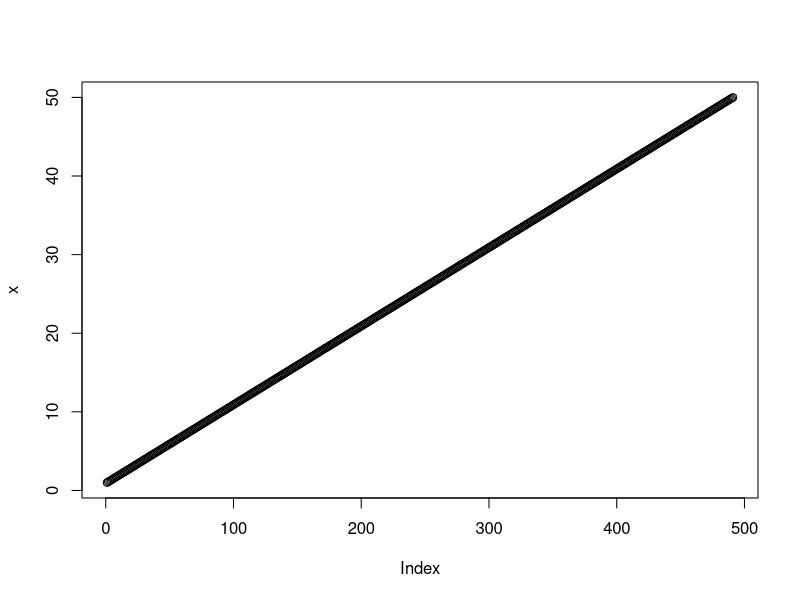
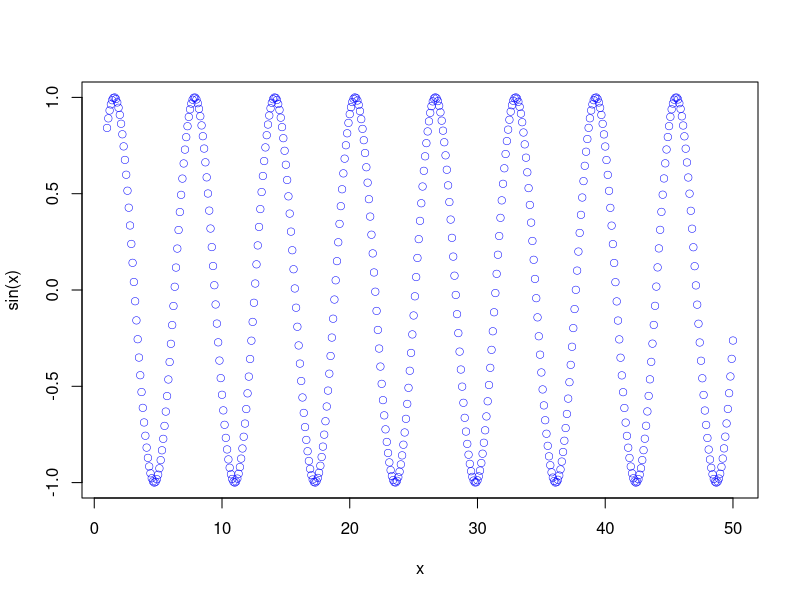
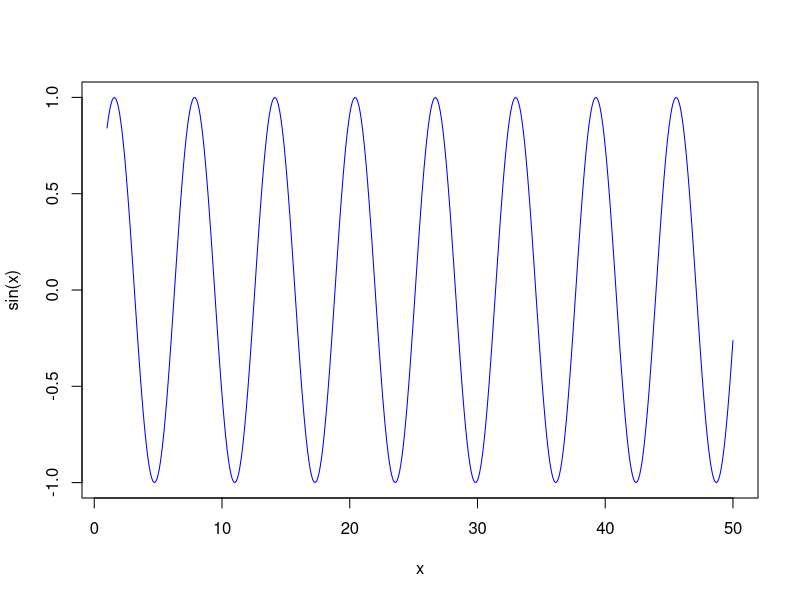
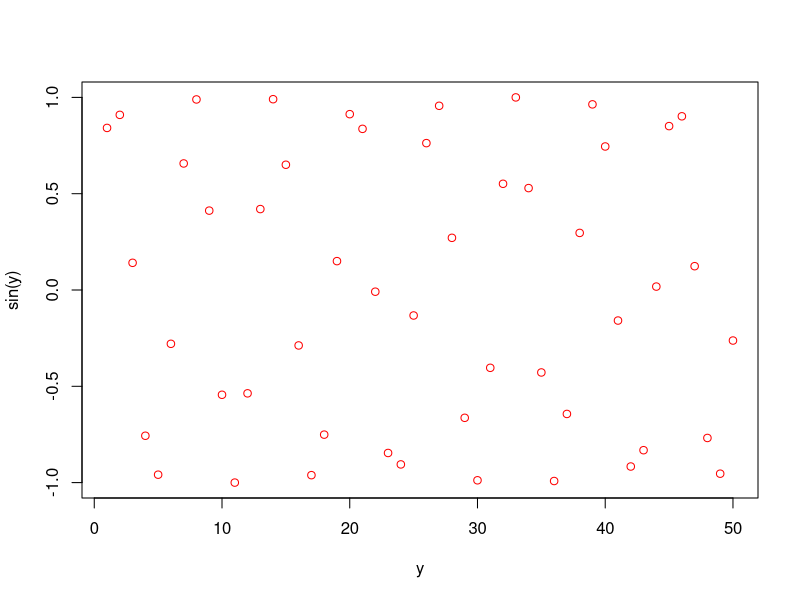

Reproduce these figures in R, in order.
# My first Rscript
x <- (seq(1,50, by=0.1))
plot(x)
plot(x,sin(x), col="blue", lwd=.5)

plot(x,sin(x), typ="l", col="blue")

y <- 1:50
plot(y,sin(y), col="red")

